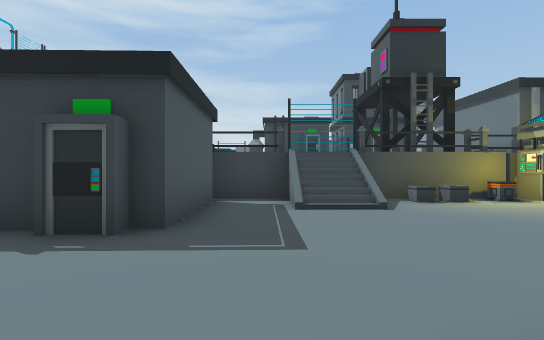
[1] (above)

19 first-person views from a walk through a 3-D level made in the Unity game engine. The camera is 1.2 m above the floor, looks level and sees 85° across. The floor is counted in squares, 2 m on a side. Each view is taken from the middle of a square. On the plan, view 1 faces up. The plan holds only what a view shows up to about 9 squares ahead; the rest is blank. The place goes on beyond the plan. The player character is not drawn.

[2]
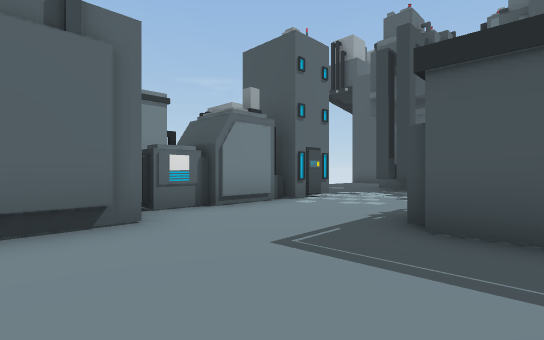

[3]
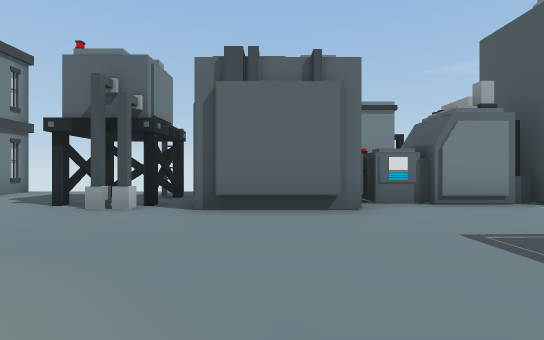

[4]
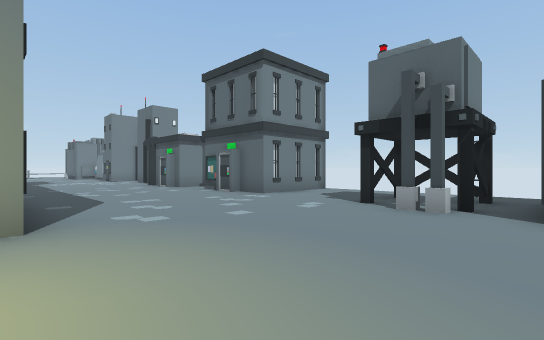

[5]
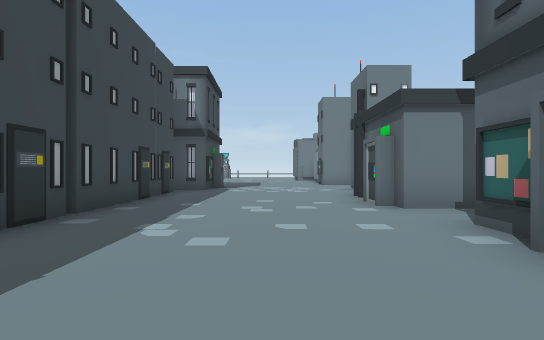

[6]
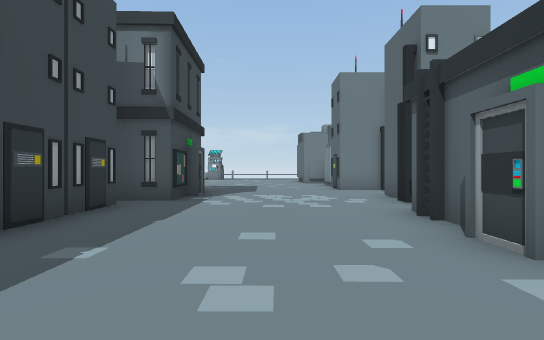

[7]
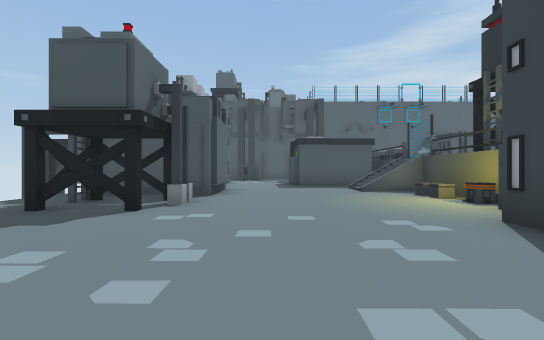

[8]
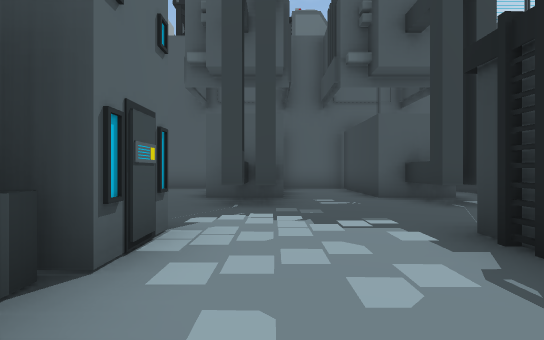

[9]
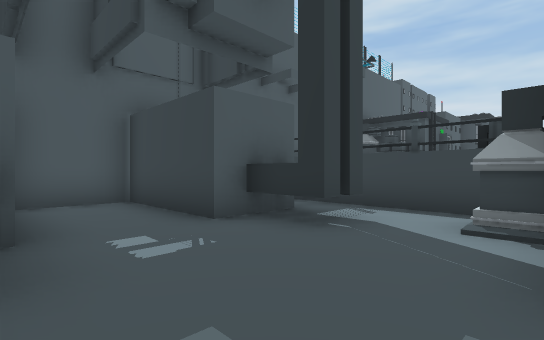

[10]
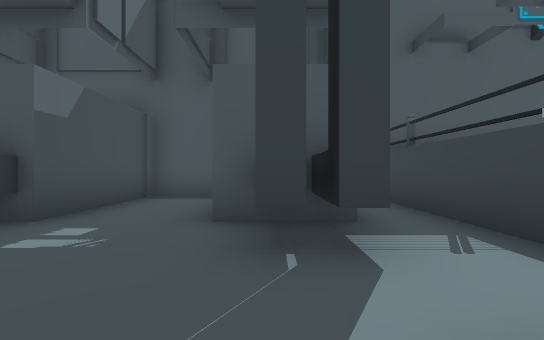

[11]
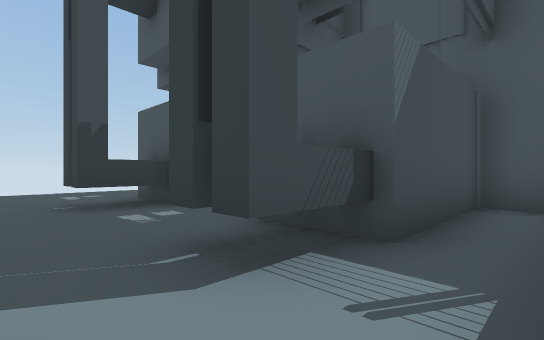

[12]
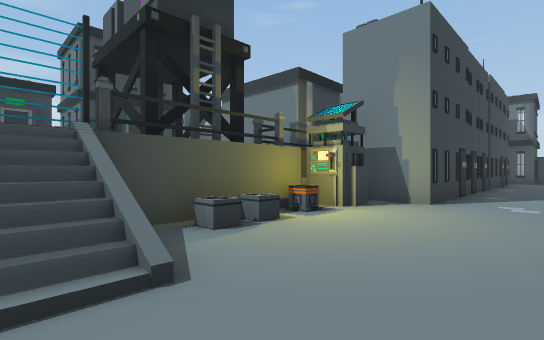

[13]
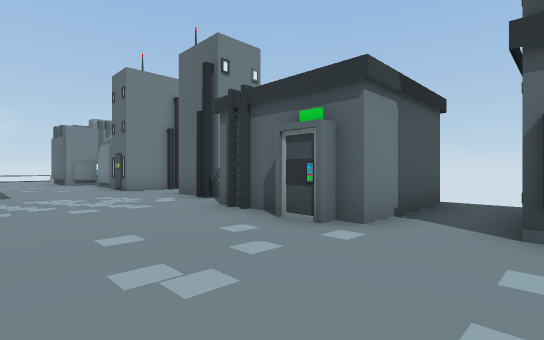

[14]
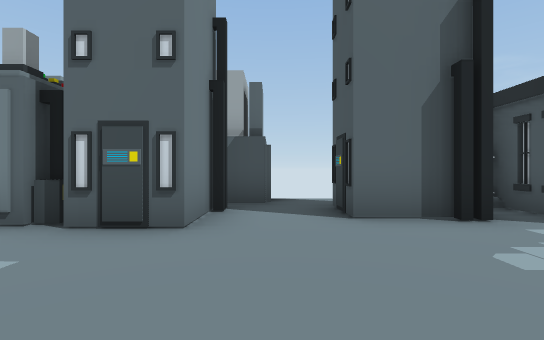

[15]
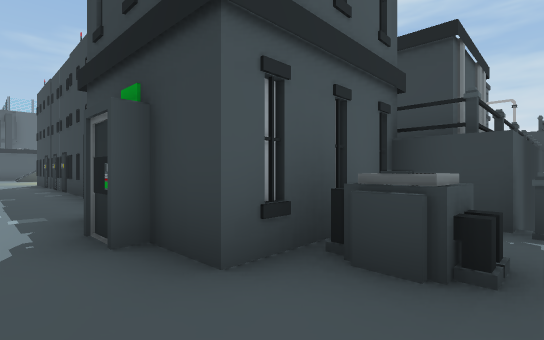

[16]
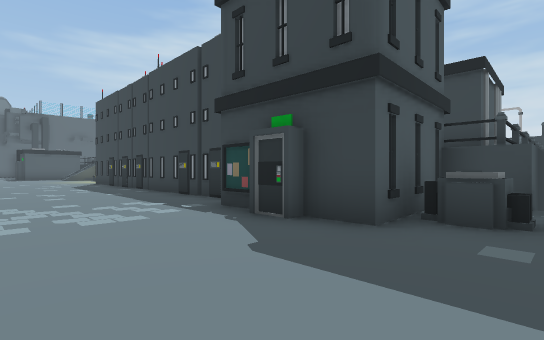

[17]
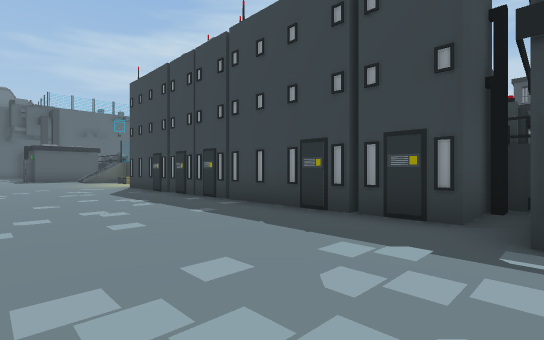

[18]
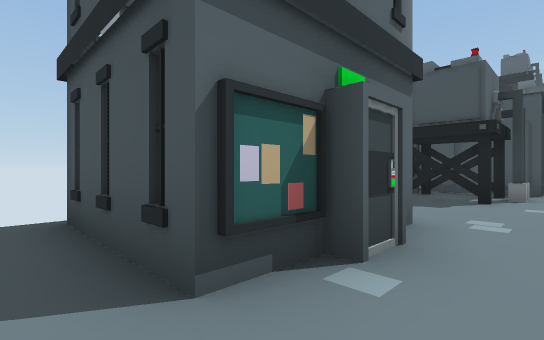

[19]
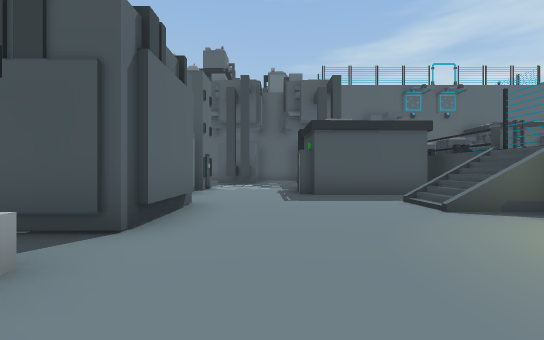

### Floor plan
Key: @ floor where view 1 was taken; # wall or solid block; x gap in a wall; . main floor; - floor 2 m lower than the main floor; / step, stairs or slope; ^ raised ledge; F fence; C crate; G generator; B building; M machine; O other object.
Columns run from 11 left of view 1 to 21 right of it. Each row starts with its distance up from view 1.
  8         M
  7 ######MMM###   ####        #####-
  6 #......   .OF.CCOG#       ### B..
  5 ####...B  ../.....##BBB##B#B# BM.
  4 ####^...  #.................#B#..
  3 #.......###......................
  2 #......//........................
  1 ####^#////.......................
  0    #...#B##@###M.M...B..###....#B
 -1  ......### O  #MMM..B #.###.#B.#O
 -2  ......  OOO  #.....B #.###B##..
 -3    ....   OO  ......###..    .##
 -4              xx

Where each view was taken, in squares from view 1:
view 1: 0 up, 0 right, facing up
view 2: 4 up, 2 right, facing down-left
view 3: 5 up, 2 right, facing down
view 4: 5 up, 3 right, facing down-right
view 5: 2 up, 8 right, facing right
view 6: 2 up, 11 right, facing right
view 7: 2 up, 10 right, facing left
view 8: 1 up, 1 left, facing left
view 9: 1 up, 4 left, facing up-left
view 10: 4 up, 4 left, facing left
view 11: 6 up, 5 left, facing down-left
view 12: 3 up, 1 right, facing up-right
view 13: 3 up, 11 right, facing down-right
view 14: 3 up, 19 right, facing down
view 15: 3 up, 21 right, facing up-left
view 16: 1 up, 21 right, facing up-left
view 17: 1 up, 17 right, facing up-left
view 18: 1 up, 12 right, facing down-left
view 19: 2 up, 6 right, facing left
